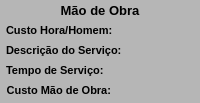
           <widget class="QWidget" name="widget_MaoObra" native="true">
            <property name="minimumSize">
             <size>
              <width>0</width>
              <height>0</height>
             </size>
            </property>
            <property name="maximumSize">
             <size>
              <width>16777215</width>
              <height>150</height>
             </size>
            </property>
            <property name="styleSheet">
             <string notr="true">background-color: rgb(182, 182, 182);</string>
            </property>
            <layout class="QVBoxLayout" name="verticalLayout_6">
             <property name="spacing">
              <number>1</number>
             </property>
             <property name="leftMargin">
              <number>1</number>
             </property>
             <property name="topMargin">
              <number>1</number>
             </property>
             <property name="rightMargin">
              <number>1</number>
             </property>
             <property name="bottomMargin">
              <number>3</number>
             </property>
             <item>
              <widget class="QWidget" name="widget_17" native="true">
               <property name="minimumSize">
                <size>
                 <width>0</width>
                 <height>0</height>
                </size>
               </property>
               <property name="maximumSize">
                <size>
                 <width>16777215</width>
                 <height>20</height>
                </size>
               </property>
               <layout class="QHBoxLayout" name="horizontalLayout_8" stretch="0">
                <property name="spacing">
                 <number>5</number>
                </property>
                <property name="leftMargin">
                 <number>5</number>
                </property>
                <property name="topMargin">
                 <number>2</number>
                </property>
                <property name="rightMargin">
                 <number>5</number>
                </property>
                <property name="bottomMargin">
                 <number>2</number>
                </property>
                <item>
                 <widget class="QLabel" name="label_63">
                  <property name="maximumSize">
                   <size>
                    <width>16777215</width>
                    <height>16777215</height>
                   </size>
                  </property>
                  <property name="font">
                   <font>
                    <pointsize>10</pointsize>
                    <weight>75</weight>
                    <bold>true</bold>
                   </font>
                  </property>
                  <property name="text">
                   <string>Mão de Obra</string>
                  </property>
                  <property name="alignment">
                   <set>Qt::AlignCenter</set>
                  </property>
                 </widget>
                </item>
               </layout>
              </widget>
             </item>
             <item>
              <widget class="QWidget" name="widget_11" native="true">
               <property name="minimumSize">
                <size>
                 <width>0</width>
                 <height>0</height>
                </size>
               </property>
               <property name="maximumSize">
                <size>
                 <width>16777215</width>
                 <height>30</height>
                </size>
               </property>
               <layout class="QHBoxLayout" name="horizontalLayout_5">
                <property name="spacing">
                 <number>5</number>
                </property>
                <property name="leftMargin">
                 <number>5</number>
                </property>
                <property name="topMargin">
                 <number>3</number>
                </property>
                <property name="rightMargin">
                 <number>5</number>
                </property>
                <property name="bottomMargin">
                 <number>3</number>
                </property>
                <item>
                 <widget class="QLabel" name="label_62">
                  <property name="minimumSize">
                   <size>
                    <width>0</width>
                    <height>0</height>
                   </size>
                  </property>
                  <property name="maximumSize">
                   <size>
                    <width>16777215</width>
                    <height>16777215</height>
                   </size>
                  </property>
                  <property name="font">
                   <font>
                    <pointsize>8</pointsize>
                    <weight>75</weight>
                    <bold>true</bold>
                   </font>
                  </property>
                  <property name="text">
                   <string>Custo Hora/Homem:</string>
                  </property>
                  <property name="alignment">
                   <set>Qt::AlignLeading|Qt::AlignLeft|Qt::AlignVCenter</set>
                  </property>
                 </widget>
                </item>
                <item>
                 <widget class="QLabel" name="label_custo_Mao">
                  <property name="font">
                   <font>
                    <pointsize>8</pointsize>
                    <weight>75</weight>
                    <bold>true</bold>
                   </font>
                  </property>
                  <property name="text">
                   <string/>
                  </property>
                  <property name="alignment">
                   <set>Qt::AlignRight|Qt::AlignTrailing|Qt::AlignVCenter</set>
                  </property>
                 </widget>
                </item>
               </layout>
              </widget>
             </item>
             <item>
              <widget class="QWidget" name="widget_18" native="true">
               <property name="minimumSize">
                <size>
                 <width>0</width>
                 <height>0</height>
                </size>
               </property>
               <property name="maximumSize">
                <size>
                 <width>16777215</width>
                 <height>30</height>
                </size>
               </property>
               <layout class="QHBoxLayout" name="horizontalLayout_9">
                <property name="spacing">
                 <number>5</number>
                </property>
                <property name="leftMargin">
                 <number>5</number>
                </property>
                <property name="topMargin">
                 <number>3</number>
                </property>
                <property name="rightMargin">
                 <number>5</number>
                </property>
                <property name="bottomMargin">
                 <number>3</number>
                </property>
                <item>
                 <widget class="QLabel" name="label_67">
                  <property name="minimumSize">
                   <size>
                    <width>0</width>
                    <height>0</height>
                   </size>
                  </property>
                  <property name="maximumSize">
                   <size>
                    <width>130</width>
                    <height>16777215</height>
                   </size>
                  </property>
                  <property name="font">
                   <font>
                    <pointsize>8</pointsize>
                    <weight>75</weight>
                    <bold>true</bold>
                   </font>
                  </property>
                  <property name="text">
                   <string>Descrição do Serviço:</string>
                  </property>
                  <property name="alignment">
                   <set>Qt::AlignLeading|Qt::AlignLeft|Qt::AlignVCenter</set>
                  </property>
                 </widget>
                </item>
                <item>
                 <widget class="QLabel" name="label_Descricao_Mao">
                  <property name="font">
                   <font>
                    <pointsize>8</pointsize>
                    <weight>75</weight>
                    <bold>true</bold>
                   </font>
                  </property>
                  <property name="text">
                   <string/>
                  </property>
                  <property name="alignment">
                   <set>Qt::AlignRight|Qt::AlignTrailing|Qt::AlignVCenter</set>
                  </property>
                 </widget>
                </item>
               </layout>
              </widget>
             </item>
             <item>
              <widget class="QWidget" name="widget_13" native="true">
               <property name="minimumSize">
                <size>
                 <width>0</width>
                 <height>0</height>
                </size>
               </property>
               <property name="maximumSize">
                <size>
                 <width>16777215</width>
                 <height>30</height>
                </size>
               </property>
               <layout class="QHBoxLayout" name="horizontalLayout_6">
                <property name="spacing">
                 <number>5</number>
                </property>
                <property name="leftMargin">
                 <number>5</number>
                </property>
                <property name="topMargin">
                 <number>3</number>
                </property>
                <property name="rightMargin">
                 <number>5</number>
                </property>
                <property name="bottomMargin">
                 <number>3</number>
                </property>
                <item>
                 <widget class="QLabel" name="label_64">
                  <property name="minimumSize">
                   <size>
                    <width>0</width>
                    <height>0</height>
                   </size>
                  </property>
                  <property name="maximumSize">
                   <size>
                    <width>16777215</width>
                    <height>16777215</height>
                   </size>
                  </property>
                  <property name="font">
                   <font>
                    <pointsize>8</pointsize>
                    <weight>75</weight>
                    <bold>true</bold>
                   </font>
                  </property>
                  <property name="text">
                   <string>Tempo de Serviço:</string>
                  </property>
                  <property name="alignment">
                   <set>Qt::AlignLeading|Qt::AlignLeft|Qt::AlignVCenter</set>
                  </property>
                 </widget>
                </item>
                <item>
                 <widget class="QLabel" name="label_Tempo_Mao">
                  <property name="font">
                   <font>
                    <pointsize>8</pointsize>
                    <weight>75</weight>
                    <bold>true</bold>
                   </font>
                  </property>
                  <property name="text">
                   <string/>
                  </property>
                  <property name="alignment">
                   <set>Qt::AlignRight|Qt::AlignTrailing|Qt::AlignVCenter</set>
                  </property>
                 </widget>
                </item>
               </layout>
              </widget>
             </item>
             <item>
              <widget class="QWidget" name="widget_Total_Mao" native="true">
               <property name="minimumSize">
                <size>
                 <width>0</width>
                 <height>0</height>
                </size>
               </property>
               <property name="maximumSize">
                <size>
                 <width>16777215</width>
                 <height>30</height>
                </size>
               </property>
               <property name="styleSheet">
                <string notr="true"/>
               </property>
               <layout class="QHBoxLayout" name="horizontalLayout_7">
                <property name="spacing">
                 <number>10</number>
                </property>
                <property name="leftMargin">
                 <number>5</number>
                </property>
                <property name="topMargin">
                 <number>3</number>
                </property>
                <property name="rightMargin">
                 <number>5</number>
                </property>
                <property name="bottomMargin">
                 <number>3</number>
                </property>
                <item>
                 <widget class="QLabel" name="label_65">
                  <property name="minimumSize">
                   <size>
                    <width>0</width>
                    <height>0</height>
                   </size>
                  </property>
                  <property name="maximumSize">
                   <size>
                    <width>16777215</width>
                    <height>16777215</height>
                   </size>
                  </property>
                  <property name="font">
                   <font>
                    <pointsize>8</pointsize>
                    <weight>75</weight>
                    <bold>true</bold>
                   </font>
                  </property>
                  <property name="text">
                   <string>Custo Mão de Obra:</string>
                  </property>
                  <property name="alignment">
                   <set>Qt::AlignRight|Qt::AlignTrailing|Qt::AlignVCenter</set>
                  </property>
                 </widget>
                </item>
                <item>
                 <widget class="QLabel" name="label_Total_Mao">
                  <property name="font">
                   <font>
                    <pointsize>8</pointsize>
                    <weight>75</weight>
                    <bold>true</bold>
                   </font>
                  </property>
                  <property name="text">
                   <string/>
                  </property>
                  <property name="alignment">
                   <set>Qt::AlignRight|Qt::AlignTrailing|Qt::AlignVCenter</set>
                  </property>
                 </widget>
                </item>
               </layout>
              </widget>
             </item>
            </layout>
           </widget>
